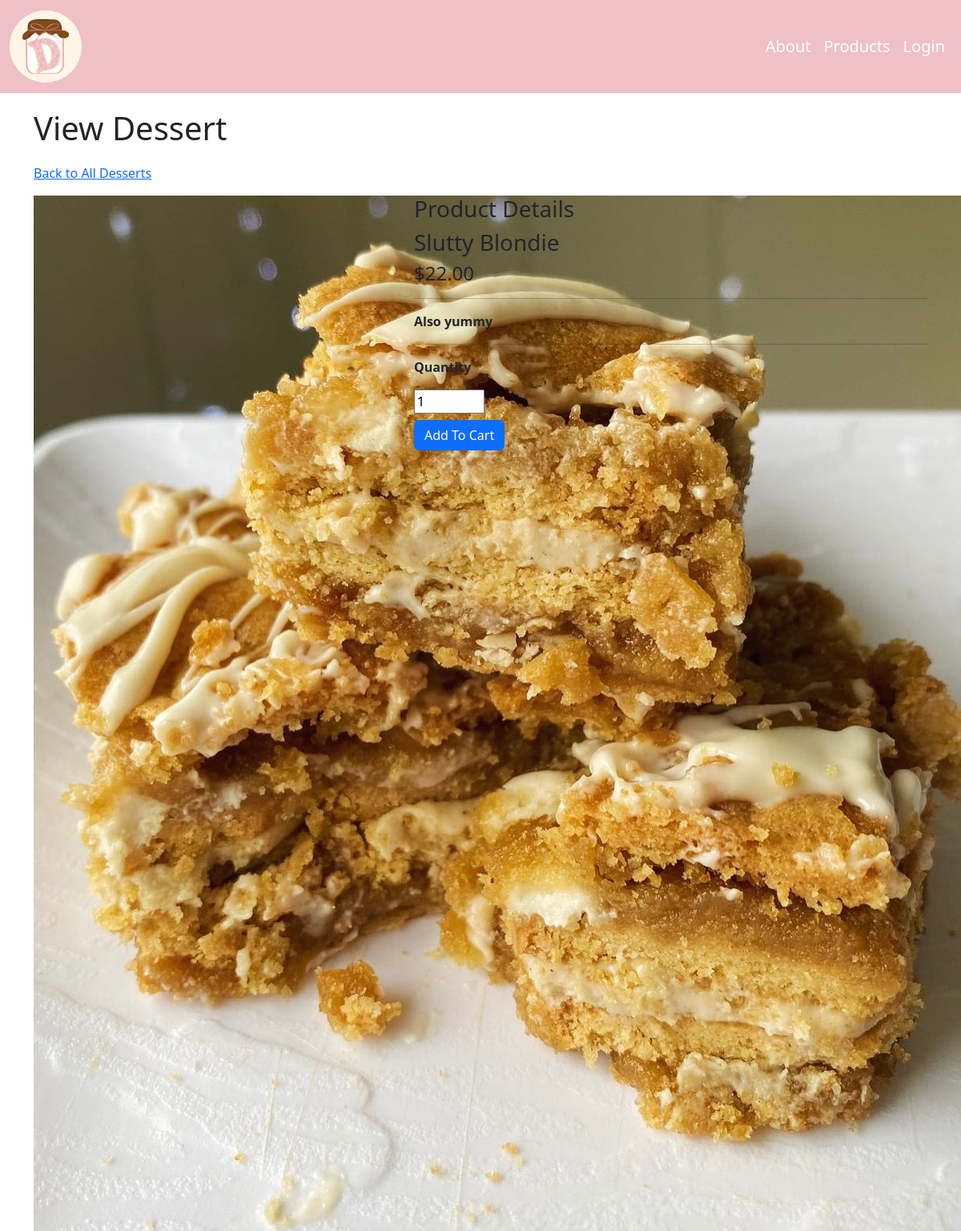
The app's page /product/2 with its own data.
### models.py (models this page shows, shortened)
class Product(db.Model):
    __tablename__ = 'product'
    product_id = db.Column(db.Integer, primary_key=True, autoincrement=True)
    category_id = db.Column(db.Integer, db.ForeignKey('product_category.category_id'))
    product_name = db.Column(db.String(100), nullable=False)
    product_description = db.Column(db.Text)
    product_image = db.Column(db.String(100))
    product_price = db.Column(db.Float, nullable=False)

### app.py (the view)
@app.route('/product/<int:product_id>')
def product_view(product_id):
    product = Product.query.get(product_id)
    product_category = ProductCategory.query.order_by(ProductCategory.category_id).all()
    if product:
        return render_template('product_view.html', product=product, product_category=product_category)
    else:
        flash(f'The dessert you are looking for does not exist.', 'error')
        return redirect(url_for('home'))

### template/product_view.html (shortened to what this page needs)
{% extends "base.html" %}
{% block page_head %}
    View Dessert
{% endblock %}
{% block page_content %}
    <div class="row">
        <div class="col-lg-12">
            <ol class="breadcrumb">
                <li>
                    <a href="{{ url_for('product_view_all') }}">Back to All Desserts</a>
                </li>
            </ol>
        </div>
    </div>
    <div class="row pad">
        <div class="col-lg-5">
            <div class="col-xs-12 col-sm-12 col-md-12 col-lg-12">
                <div class="thumbnail">
                    <img src="{{ url_for('static', filename='/images/products/' + product.product_image) }}" alt="Picture of {{ product.product_name }}">
                </div>
            </div>
        </div>
        <div class="col-lg-7">
            <div class="panel panel-primary">
                <div class="panel-heading">
                    <h3 class="panel-title">Product Details</h3>
                </div>
                <div class="panel-body">
                    <h3>{{ product.product_name }}</h3>
                    <h4>{{ "$%.2f"|format(product.product_price) }}</h4>
                    <hr />
                    <strong>{{ product.product_description }}</strong>
                    <hr />
                </div>
                <form action="{{ url_for('cart_add', product_id=product.product_id) }}" method="GET">
                    <div class="row">
                        <div class="col-lg-4">
                            <div class="row g-2">
                                <div class="col-lg-12">
                                    <label for="product_quantity" class="form-label"><strong>Quantity</strong></label>
                                </div>
                                <div class="col-lg-12">
                                    <input class="col-xs-2" type="number" step="1" min="1" max="20" class="form-control" id="product_quantity"
                                           name="product_quantity" value="1" required>
                                </div>
                                <div class="col-lg-12">
                                    <button type="submit" class="btn btn-primary">Add To Cart</button>
                                </div>
                            </div>
                        </div>
                    </div>
                </form>
            </div>
        </div>
    </div>
{% endblock %}

### records on screen
Product: product_image (picture), product_name "Slutty Blondie", product_price "$22.00", product_description "Also yummy"
